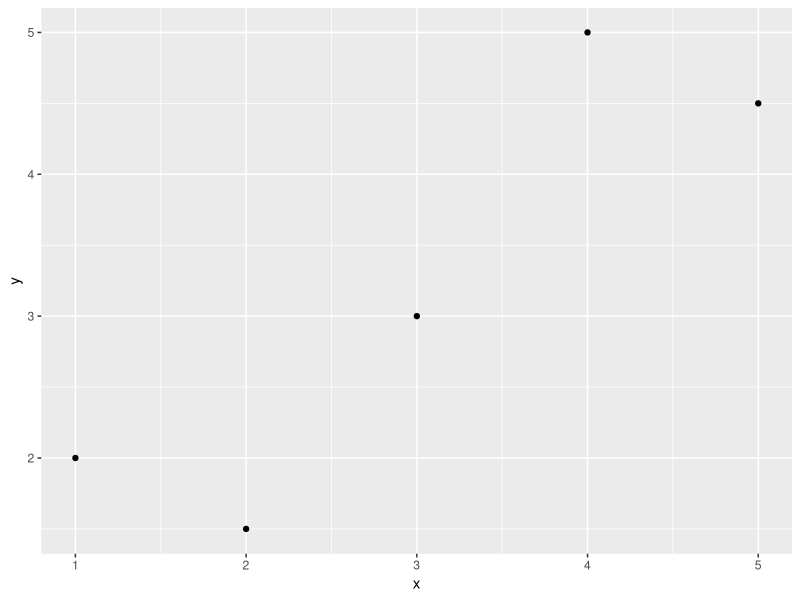
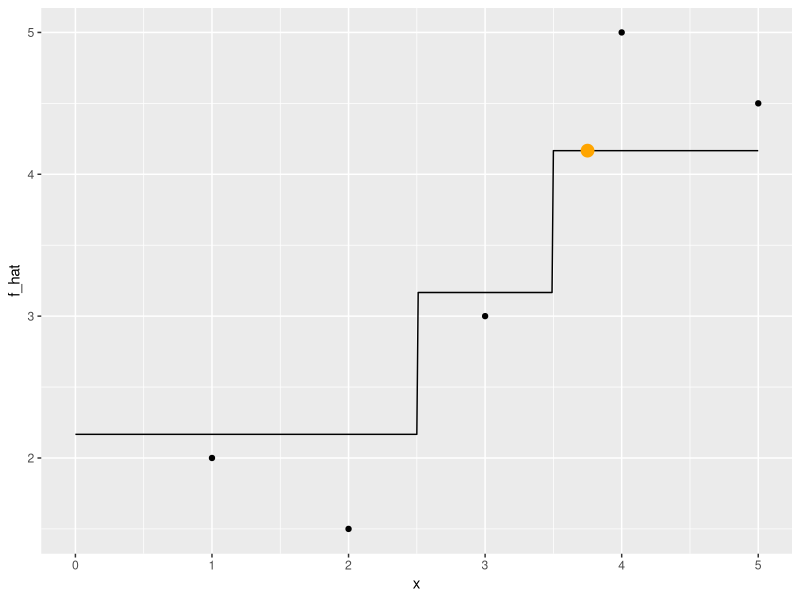
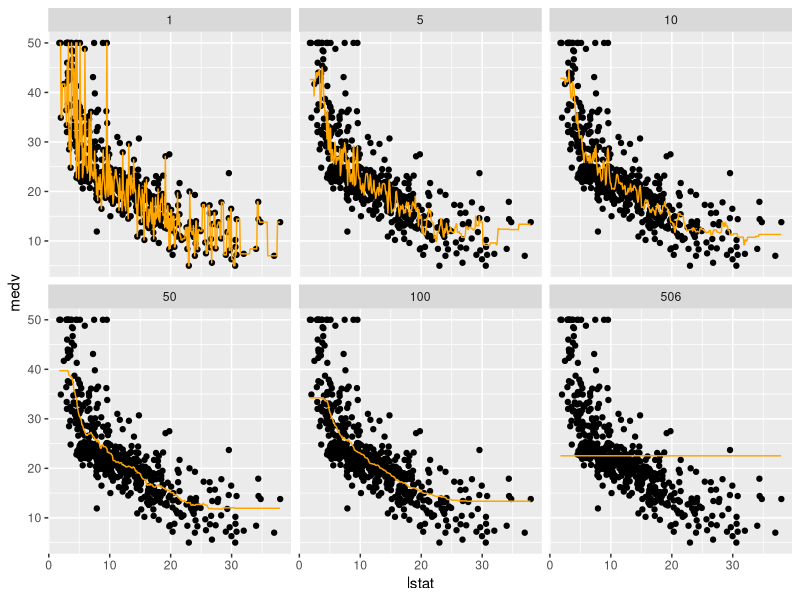
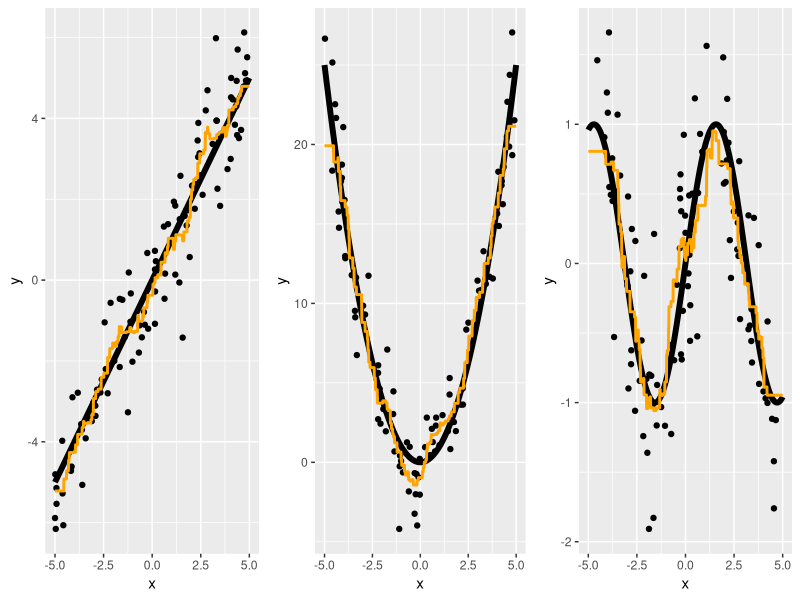
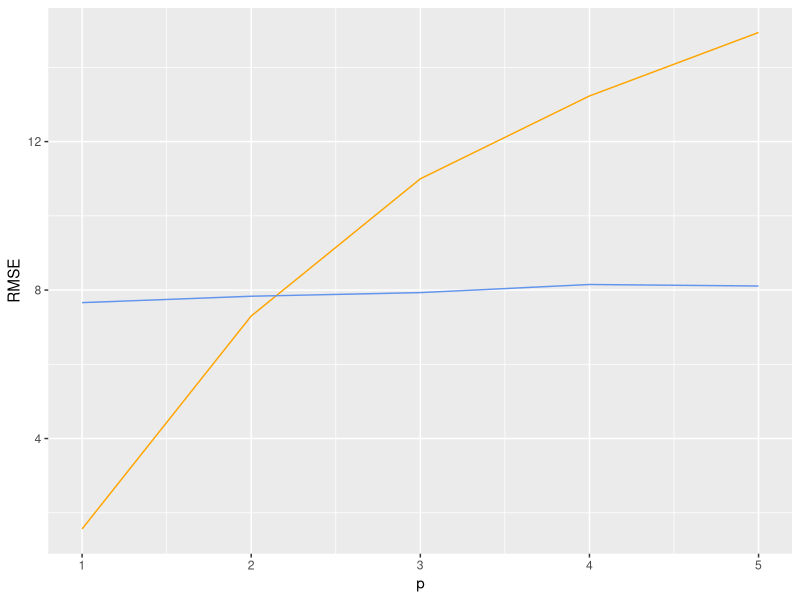

Write R code to recreate these figures, in order.
## ---- chunk 1
knitr::opts_chunk$set(echo = TRUE)
## ---- chunk 2
library(dplyr)
library(ggplot2)
library(gridExtra)
library(purrr)
## ---- chunk 3
example_data <- data.frame(
  x = 1:5, 
  y = c(2, 1.5, 3, 5, 4.5)
)
## ---- chunk 4
example_data
ggplot(data = example_data, mapping = aes(x = x, y = y)) +
  geom_point()
## ---- chunk 5
# we will never actually compute f_hat like this in practice!
f_hat <- mean(example_data$y[c(3, 4, 5)])
f_hat
## ---- chunk 6
library(FNN)
f_hat_data <- data.frame(
  x = seq(from = 0, to = 5, by = 0.01)
)
head(f_hat_data)

knn_predictions <- knn.reg(
  train = example_data %>% select(x), # a data frame with train set explanatory variables
  test = f_hat_data, # a data frame with test set explanatory variables
  y = example_data %>% select(y), # a data frame with train set response variable
  k = 3) # k for k nearest neighbors
f_hat_data <- f_hat_data %>%
  mutate(
    f_hat = knn_predictions$pred
  )

ggplot() +
  geom_line(data = f_hat_data, mapping = aes(x = x, y = f_hat)) +
  geom_point(data = example_data, mapping = aes(x = x, y = y)) +
  geom_point(mapping = aes(x = 3.75, y = 4.166667), color = "orange", size = 4)
## ---- chunk 7
library(MASS) # for Boston data - note it masks the select function from dplyr package!
set.seed(42)

lstat_grid <- seq(from = min(Boston$lstat), to = max(Boston$lstat), by = 0.1)
test_data <- data.frame(
  lstat = lstat_grid
)

get_test_preds_df_k <- function(k) {
  data.frame(
    lstat = lstat_grid,
    medv_hat = knn.reg(
      train = Boston %>% dplyr::select(lstat),
      test = test_data,
      y = Boston %>% dplyr::select(medv),
      k = k)$pred,
    k = k
  )
}

test_boston <- map_dfr(
  c(1, 5, 10, 50, 100, nrow(Boston)),
  get_test_preds_df_k  
)

ggplot() +
  geom_point(data = Boston, mapping = aes(x = lstat, y = medv)) +
  geom_line(data = test_boston, mapping = aes(x = lstat, y = medv_hat), color = "orange") +
  facet_wrap( ~ k)
## ---- chunk 8
line_reg_fun <- function(x) {
  x
}

quad_reg_fun <- function(x) {
  x ^ 2
}

sine_reg_fun <- function(x) {
  sin(x)
}

get_plot_knn_vs_true <- function(reg_fun, sample_size = 100, noise_sd = 1, k = 10) {
  x <- runif(n = sample_size, min = -5, max = 5)
  y <- rnorm(n = sample_size, mean = reg_fun(x), sd = noise_sd)
  train_data <- data.frame(x = x, y = y)
  
  test_x_grid <- data.frame(x = seq(-5, 5, by = 0.01))
  
  test_results <- test_x_grid %>%
    mutate(
      y_true_mean = reg_fun(x),
      y_knn = FNN::knn.reg(
        train = train_data %>% dplyr::select(x),
        test = test_x_grid,
        y = train_data %>% dplyr::select(y),
        k = 10)$pred
    )
  
  plot_object <- ggplot(mapping = aes(x = x)) +
    geom_point(data = train_data, mapping = aes(y = y)) +
    geom_line(data = test_results, mapping = aes(y = y_true_mean), size = 2) +
    geom_line(data = test_results, mapping = aes(y = y_knn), color = "orange", size = 1)
  
  return(plot_object)
}

set.seed(42)
line_plot <- get_plot_knn_vs_true(line_reg_fun, sample_size = 100, noise_sd = 1, k = 10)
quad_plot <- get_plot_knn_vs_true(quad_reg_fun, sample_size = 100, noise_sd = 2, k = 10)
sine_plot <- get_plot_knn_vs_true(sine_reg_fun, sample_size = 100, noise_sd = 0.5, k = 10)

grid.arrange(line_plot, quad_plot, sine_plot, ncol = 3)
## ---- chunk 9
set.seed(42)
train_inds <- sample(1:nrow(Boston), size = 250)
train_boston <- Boston[train_inds, ]
test_boston <- Boston[-train_inds, ]

X_train_boston <- train_boston %>% dplyr::select(-medv)
X_test_boston = test_boston %>% dplyr::select(-medv)
y_train_boston = train_boston %>% dplyr::select(medv)
y_test_boston = test_boston %>% dplyr::select(medv)

scale_values <- X_train_boston %>%
  summarize_all(sd)

scaled_pred = knn.reg(
  train = scale(X_train_boston, scale = scale_values),
  test = scale(X_test_boston, scale = scale_values),
  y = y_train_boston,
  k = 10)$pred

unscaled_pred = knn.reg(
  train = X_train_boston,
  test = X_test_boston,
  y = y_train_boston,
  k = 10)$pred

# test rmse
rmse <- function(actual, predicted) {
  sqrt(mean((actual - predicted)^2))
}
rmse(actual = y_test_boston$medv, predicted = scaled_pred) # with scaling
rmse(actual = y_test_boston$medv, predicted = unscaled_pred) # without scaling
## ---- chunk 10
sim_knn_data <- function(n_obs = 50) {
  x1 <- seq(0, 10, length.out = n_obs)
  x2 <- runif(n = n_obs, min = 0, max = 10)
  x3 <- runif(n = n_obs, min = 0, max = 10)
  x4 <- runif(n = n_obs, min = 0, max = 10)
  x5 <- runif(n = n_obs, min = 0, max = 10)
  y <- x1 ^ 2 + rnorm(n = n_obs)
  data.frame(y, x1, x2, x3, x4, x5)
}

set.seed(42)
knn_data_train <- sim_knn_data()
knn_data_test <- sim_knn_data()

# define helper function for getting knn.reg predictions
# note: this function is highly specific to this situation and data set
get_test_rmse <- function(p = 1, k = 5) {
  x_vars <- paste0("x", seq_len(p))
  
  x_train <- knn_data_train %>%
    dplyr::select(x_vars)
  x_test <- knn_data_test %>%
    dplyr::select(x_vars)
  scale_values <- x_train %>%
    summarize_all(sd)
  x_train <- scale(x_train, scale = scale_values) %>%
    as.data.frame()
  x_test <- scale(x_test, scale = scale_values) %>%
    as.data.frame()
  
  y_train <- knn_data_train %>%
    dplyr::select(y)
  y_test <- knn_data_test %>%
    dplyr::select(y)
  
  pred_knn <- FNN::knn.reg(
    train = x_train,
    test = x_test,
    y = y_train,
    k = k)$pred
  
  lm_fit <- lm(y ~ ., data = cbind(y_train, x_train))
  pred_lm <- predict(lm_fit, newdata = x_test)
  
  data.frame(
    p = p,
    knn = rmse(actual = y_test$y, predicted = pred_knn),
    lm = rmse(actual = y_test$y, predicted = pred_lm)
  )
}

cod_results <- map_dfr(
  seq_len(5),
  get_test_rmse
)

ggplot(data = cod_results, mapping = aes(x = p)) +
  geom_line(mapping = aes(y = knn), color = "orange") +
  geom_line(mapping = aes(y = lm), color = "cornflowerblue") +
  ylab("RMSE")
